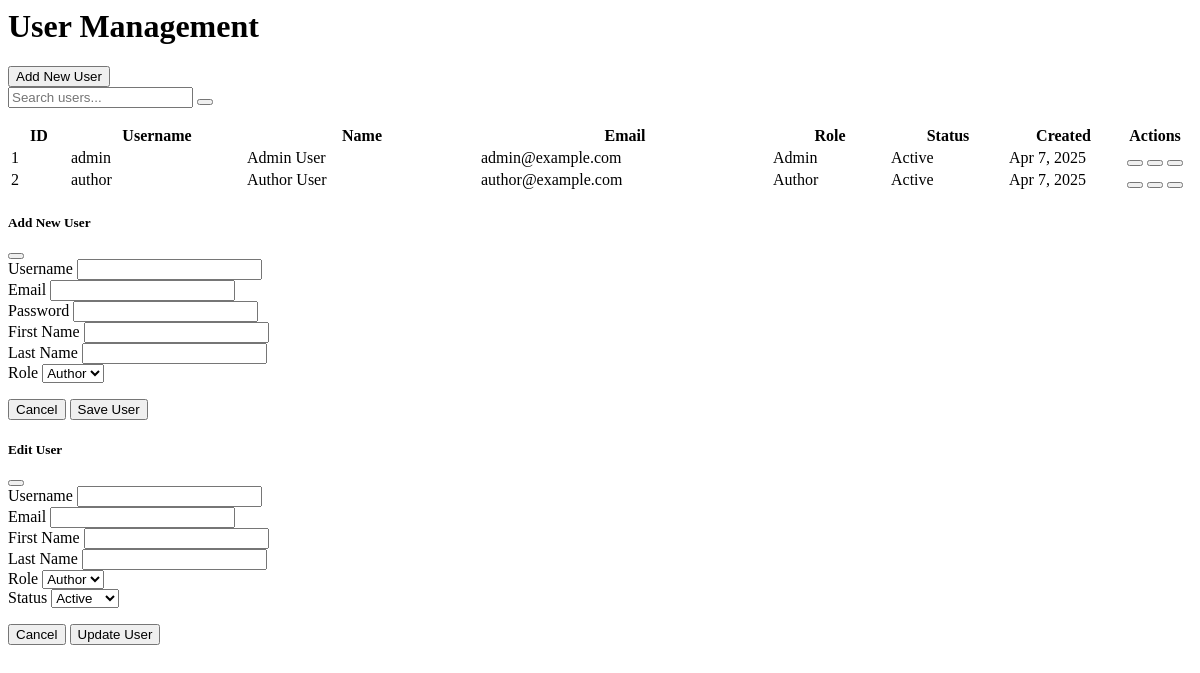
The app's page /admin/pages/users.php with its own data.
### tables this page shows
CREATE TABLE IF NOT EXISTS users (
    id INT PRIMARY KEY AUTO_INCREMENT,
    username VARCHAR(50) NOT NULL UNIQUE,
    email VARCHAR(100) NOT NULL UNIQUE,
    password VARCHAR(255) NOT NULL,
    first_name VARCHAR(50) NOT NULL,
    last_name VARCHAR(50) NOT NULL,
    role ENUM('admin', 'author') NOT NULL DEFAULT 'author',
    status ENUM('active', 'inactive') NOT NULL DEFAULT 'active',
    last_login DATETIME,
    created_at DATETIME NOT NULL DEFAULT CURRENT_TIMESTAMP,
    updated_at DATETIME NOT NULL DEFAULT CURRENT_TIMESTAMP ON UPDATE CURRENT_TIMESTAMP,
    INDEX idx_username (username),
    INDEX idx_email (email),
    INDEX idx_role (role),
    INDEX idx_status (status)
);

### admin/pages/users.php (the view, shortened to what this page needs)
<?php
$page = isset($_GET['page_num']) ? (int)$_GET['page_num'] : 1;
$limit = 10;
$search = isset($_GET['search']) ? $_GET['search'] : '';
$sort_column = isset($_GET['sort']) ? $_GET['sort'] : 'created_at';
$sort_direction = isset($_GET['direction']) ? $_GET['direction'] : 'desc';
$db = new Database();
$conn = $db->getConnection();
$query = "SELECT * FROM users WHERE 1=1";
$params = [];
$types = "";
$offset = ($page - 1) * $limit;
$query .= " ORDER BY $sort_column $sort_direction LIMIT ? OFFSET ?";
$params[] = $limit;
$params[] = $offset;
$types .= "ii";
$stmt = $conn->prepare($query);
if (!empty($params)) {
    $stmt->bind_param($types, ...$params);
}
$stmt->execute();
$users = $stmt->get_result();
?>
<div class="container-fluid">
    <div class="d-flex justify-content-between align-items-center mb-4">
        <h1 class="h3">User Management</h1>
        <button type="button" class="btn btn-primary" data-bs-toggle="modal" data-bs-target="#addUserModal">
            <i class="bi bi-person-plus me-2"></i>Add New User
        </button>
    </div>
    <div class="card mb-4">
        <div class="card-body">
            <form method="GET" class="row g-3">
                <div class="col-md-6">
                    <div class="input-group">
                        <input type="text" class="form-control" name="search" placeholder="Search users..."
                               value="<?php echo htmlspecialchars($search); ?>">
                        <button class="btn btn-outline-secondary" type="submit">
                        </button>
                    </div>
                </div>
            </form>
        </div>
    </div>
    <div class="card">
        <div class="card-body">
            <div class="table-responsive">
                <table class="table table-hover">
                    <thead>
                        <tr>
                            <th class="sortable" data-column="id">
                                ID
                            </th>
                            <th class="sortable" data-column="username">
                                Username
                            </th>
                            <th class="sortable" data-column="first_name">
                                Name
                            </th>
                            <th class="sortable" data-column="email">
                                Email
                            </th>
                            <th class="sortable" data-column="role">
                                Role
                            </th>
                            <th class="sortable" data-column="status">
                                Status
                            </th>
                            <th class="sortable" data-column="created_at">
                                Created
                            </th>
                            <th>Actions</th>
                        </tr>
                    </thead>
                    <tbody>
                        <?php while ($user = $users->fetch_assoc()): ?>
                        <tr>
                            <td><?php echo $user['id']; ?></td>
                            <td><?php echo htmlspecialchars($user['username']); ?></td>
                            <td><?php echo htmlspecialchars($user['first_name'] . ' ' . $user['last_name']); ?></td>
                            <td><?php echo htmlspecialchars($user['email']); ?></td>
                            <td>
                                <span class="badge bg-<?php echo $user['role'] === 'admin' ? 'danger' : 'primary'; ?>">
                                    <?php echo ucfirst($user['role']); ?>
                                </span>
                            </td>
                            <td>
                                <span class="badge bg-<?php echo $user['status'] === 'active' ? 'success' : 'warning'; ?>">
                                    <?php echo ucfirst($user['status']); ?>
                                </span>
                            </td>
                            <td><?php echo date('M j, Y', strtotime($user['created_at'])); ?></td>
                            <td>
                                <button class="btn btn-sm btn-primary edit-user" data-user='<?php echo json_encode($user); ?>'>
                                </button>
                                <button class="btn btn-sm btn-warning reset-password" data-id="<?php echo $user['id']; ?>">
                                </button>
                                <button class="btn btn-sm btn-danger delete-user" data-id="<?php echo $user['id']; ?>">
                                </button>
                            </td>
                        </tr>
                        <?php endwhile; ?>
                    </tbody>
                </table>
            </div>
        </div>
    </div>
</div>
<div class="modal fade" id="addUserModal" tabindex="-1">
    <div class="modal-dialog">
        <div class="modal-content">
            <div class="modal-header">
                <h5 class="modal-title">Add New User</h5>
                <button type="button" class="btn-close" data-bs-dismiss="modal"></button>
            </div>
            <div class="modal-body">
                <form id="addUserForm">
                    <div class="mb-3">
                        <label for="username" class="form-label">Username</label>
                        <input type="text" class="form-control" id="username" name="username" required>
                    </div>
                    <div class="mb-3">
                        <label for="email" class="form-label">Email</label>
                        <input type="email" class="form-control" id="email" name="email" required>
                    </div>
                    <div class="mb-3">
                        <label for="password" class="form-label">Password</label>
                        <input type="password" class="form-control" id="password" name="password" required>
                    </div>
                    <div class="mb-3">
                        <label for="first_name" class="form-label">First Name</label>
                        <input type="text" class="form-control" id="first_name" name="first_name" required>
                    </div>
                    <div class="mb-3">
                        <label for="last_name" class="form-label">Last Name</label>
                        <input type="text" class="form-control" id="last_name" name="last_name" required>
                    </div>
                    <div class="mb-3">
                        <label for="role" class="form-label">Role</label>
                        <select class="form-select" id="role" name="role" required>
                            <option value="author">Author</option>
                        </select>
                    </div>
                </form>
            </div>
            <div class="modal-footer">
                <button type="button" class="btn btn-secondary" data-bs-dismiss="modal">Cancel</button>
                <button type="button" class="btn btn-primary" id="saveUser">Save User</button>
            </div>
        </div>
    </div>
</div>
<div class="modal fade" id="editUserModal" tabindex="-1">
    <div class="modal-dialog">
        <div class="modal-content">
            <div class="modal-header">
                <h5 class="modal-title">Edit User</h5>
                <button type="button" class="btn-close" data-bs-dismiss="modal"></button>
            </div>
            <div class="modal-body">
                <form id="editUserForm">
                    <div class="mb-3">
                        <label for="edit_username" class="form-label">Username</label>
                        <input type="text" class="form-control" id="edit_username" name="username" required>
                    </div>
                    <div class="mb-3">
                        <label for="edit_email" class="form-label">Email</label>
                        <input type="email" class="form-control" id="edit_email" name="email" required>
                    </div>
                    <div class="mb-3">
                        <label for="edit_first_name" class="form-label">First Name</label>
                        <input type="text" class="form-control" id="edit_first_name" name="first_name" required>
                    </div>
                    <div class="mb-3">
                        <label for="edit_last_name" class="form-label">Last Name</label>
                        <input type="text" class="form-control" id="edit_last_name" name="last_name" required>
                    </div>
                    <div class="mb-3">
                        <label for="edit_role" class="form-label">Role</label>
                        <select class="form-select" id="edit_role" name="role" required>
                            <option value="author">Author</option>
                        </select>
                    </div>
                    <div class="mb-3">
                        <label for="edit_status" class="form-label">Status</label>
                        <select class="form-select" id="edit_status" name="status" required>
                            <option value="active">Active</option>
                        </select>
                    </div>
                </form>
            </div>
            <div class="modal-footer">
                <button type="button" class="btn btn-secondary" data-bs-dismiss="modal">Cancel</button>
                <button type="button" class="btn btn-primary" id="updateUser">Update User</button>
            </div>
        </div>
    </div>
</div>

### admin/pages/users.php (style rules this page uses)
.sortable { cursor: pointer; user-select: none; }
.table th:nth-child(1), .table td:nth-child(1) { width: 5%; }
.table th:nth-child(2), .table td:nth-child(2) { width: 15%; }
.table th:nth-child(3), .table td:nth-child(3) { width: 20%; }
.table th:nth-child(4), .table td:nth-child(4) { width: 25%; }
.table th:nth-child(5), .table td:nth-child(5) { width: 10%; }
.table th:nth-child(6), .table td:nth-child(6) { width: 10%; }
.table th:nth-child(7), .table td:nth-child(7) { width: 10%; }
.table th:nth-child(8), .table td:nth-child(8) { width: 5%; }
.table td, .table th { white-space: nowrap; overflow: hidden; text-overflow: ellipsis; }

### records on screen
users: id "1", username "admin", first_name+last_name "Admin User", email "admin@example.com", role "Admin", status "Active", created_at "Apr 7, 2025"
users: id "2", username "author", first_name+last_name "Author User", email "author@example.com", role "Author", status "Active", created_at "Apr 7, 2025"
